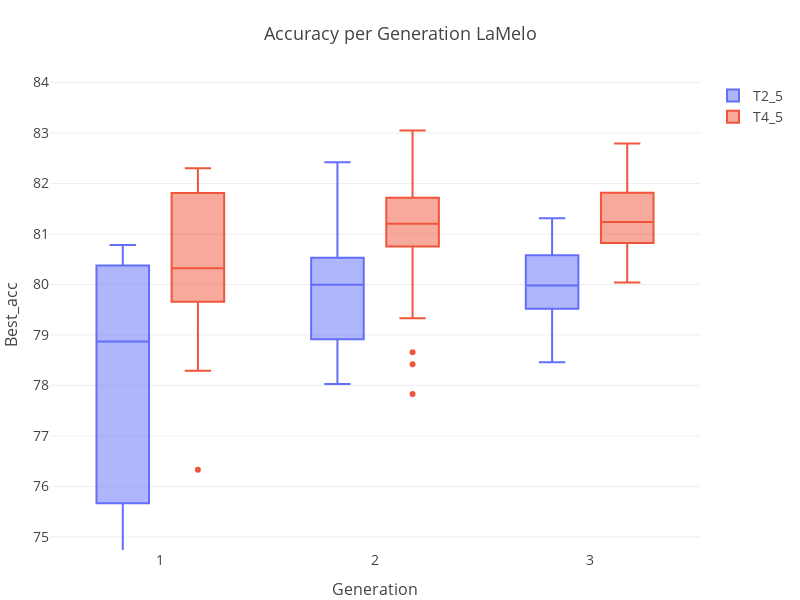

Notebook source saved alongside this figure:
### Code cell
colors = ['#636EFA', '#EF553B', '#00CC96']
fig=plot_boxplots([train_data_baseline.reset_index(), train_data.reset_index()], x_column='generation', y_column='best_acc', colors=colors,  title=f'Accuracy per Generation {dataset}', names=[test_name_baseline, test_name])

### Figure 1 — Plotly figure (JSON) as saved in the notebook; plotly's stock layout.template omitted (floating-point values rounded to 4 significant figures)
{"data": [{"marker": {"color": "#636EFA"}, "name": "T2_5", "type": "box", "x": [1, 1, 1, 1, 1, 1, 1, 1, 1, 1, 1, 1, 1, 1, 1, 1, 1, 1, 1, 1, 2, 2, 2, 2, 2, 2, 2, 2, 2, 2, 2, 2, 2, 2, 2, 2, 2, 2, 2, 2, 3, 3, 3, 3, 3, 3, 3, 3, 3, 3, 3, 3, 3, 3, 3, 3, 3, 3, 3], "y": [80.54, 73.47, 75.19, 74.51, 79.09, 55.18, 77.36, 78.57, 78.65, 75.61, 80.66, 79.35, 80.37, 80.78, 80.38, 79.7, 77.75, 80.46, 75.72, 79.27, 80.33, 79.98, 78.03, 80.19, 80.73, 79.46, 81.61, 79.46, 80.85, 78.33, 78.08, 80.01, 82.42, 79.02, 81.96, 80.33, 79.57, 78.81, 80.32, 78.34, 80.34, 79.86, 81.31, 79.67, 80.02, 80.66, 79.87, 79.98, 80.03, 79.51, 80.92, 81.09, 79.43, 78.88, 79.01, 78.46, 80.22, 80.68, 79.54]}, {"marker": {"color": "#EF553B"}, "name": "T4_5", "type": "box", "x": [1, 1, 1, 1, 1, 1, 1, 1, 1, 1, 1, 1, 1, 1, 1, 1, 1, 1, 1, 1, 2, 2, 2, 2, 2, 2, 2, 2, 2, 2, 2, 2, 2, 2, 2, 2, 2, 2, 2, 2, 3, 3, 3, 3, 3, 3, 3, 3, 3, 3, 3, 3, 3, 3, 3, 3, 3, 3, 3], "y": [80.28, 80.56, 78.43, 82.3, 80.36, 81.89, 80.46, 78.29, 79.96, 81.96, 76.33, 80.1, 79.54, 80.74, 81.81, 81.86, 79.58, 81.81, 79.74, 79.8, 80.84, 82.31, 81.7, 78.42, 80.99, 83.05, 81.25, 81.3, 81.74, 81.67, 79.33, 80.68, 78.66, 81.27, 82.22, 81.83, 80.94, 77.83, 81.16, 80.82, 81.38, 80.85, 80.62, 81.14, 82.6, 80.84, 80.67, 80.82, 81.88, 81.29, 82.79, 81.24, 81.62, 81.44, 82.11, 80.83, 80.64, 82.68, 80.04]}], "layout": {"boxmode": "group", "font": {"size": 14}, "height": 600, "margin": {"b": 50, "l": 50, "r": 50, "t": 80}, "plot_bgcolor": "white", "title": {"font": {"size": 18}, "text": "Accuracy per Generation LaMelo"}, "width": 800, "xaxis": {"autorange": true, "range": [0.4859, 3.514], "title": {"font": {"size": 16}, "text": "Generation"}, "type": "linear"}, "yaxis": {"range": [74.74, 84.05], "title": {"font": {"size": 16}, "text": "Best_acc"}, "type": "linear"}}}
